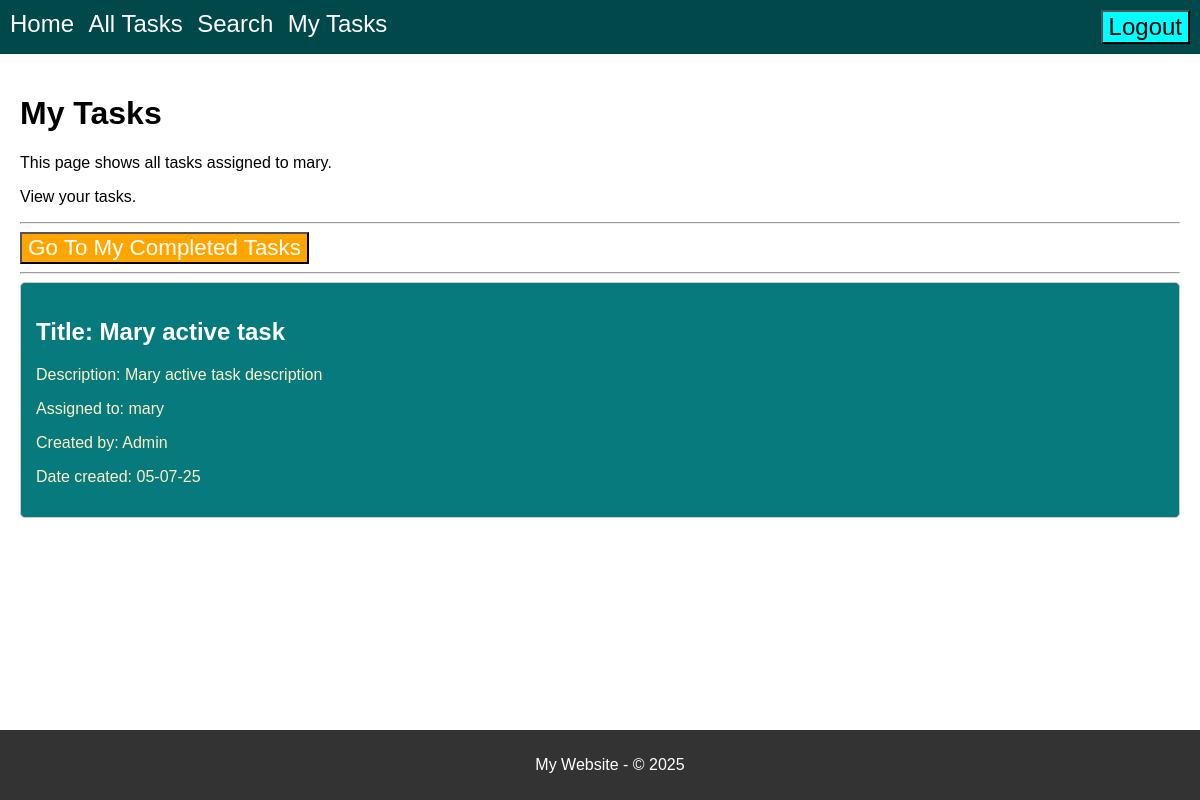
Page /my-tasks (signed in) on the committed database.
### model.py (models this page shows, shortened)
class Tasks(db.Model):
    __tablename__ = 'Tasks'
    id = db.Column(db.Integer, primary_key=True)
    title = db.Column(db.String(30), nullable=False)
    body = db.Column(db.String(200), nullable=False)
    assigned_to = db.Column(db.Integer, db.ForeignKey('Users.id'), nullable=True)
    created_by = db.Column(db.Integer, db.ForeignKey('Users.id'), nullable=True)
    date_created = db.Column(db.String(8), nullable=False)
    completed = db.Column(db.Integer, default=0)
    assigned_user = db.relationship('Users', foreign_keys=[assigned_to])
    creator_user = db.relationship('Users', foreign_keys=[created_by])

class Users(db.Model):
    __tablename__ = 'Users'
    id = db.Column(db.Integer, primary_key=True)
    username = db.Column(db.String(100), nullable=False, unique=True)
    password = db.Column(db.String(100), nullable=False)
    role = db.Column(db.String(50), nullable=False)

### routes.py (the view)
@app.route('/my-tasks')
def display_my_tasks():
    if CS.notLoggedIn():
        return redirect(url_for("display_login"))
    user_id = Users.query.filter_by(username=CS.getUsername()).first().id
    tasks = Tasks.query.filter_by(assigned_to=user_id, completed=0).all()
    task_list = map_tasks_to_usernames(tasks)
    return render_template(
        'my-tasks.html',
        title="My Tasks",
        content=f"This page shows all tasks assigned to {CS.getUsername()}.",
        tasks=task_list,
        CS=CS
    )

### current_session.py (called while the page is built)
    @staticmethod
    def isLoggedIn():
        status = "username" in session
        return status

    @staticmethod
    def notLoggedIn():
        return not CurrentSession.isLoggedIn()

    @staticmethod
    def getRole():
        print(f" User role is: {userRole}")
        return userRole

    @staticmethod
    def getUsername():
        username = session.get("username", None)  # Get username from session
        return username

### routes.py (called while the page is built)
def map_tasks_to_usernames(tasks):
    task_list = []
    for task in tasks:
        creator_username = "Admin" if task.created_by == 999 else "None"
        if task.created_by and task.created_by != 999:
            creator = Users.query.get(task.created_by)
            creator_username = creator.username if creator else "Unknown"
        assignee_username = "None"
        if task.assigned_to:
            assignee = Users.query.get(task.assigned_to)
            assignee_username = assignee.username if assignee else "Unknown"
        task_list.append({
            "id": task.id,
            "title": task.title,
            "body": task.body,
            "assigned_to": assignee_username,
            "created_by": creator_username,
            "date_created": task.date_created
        })
    return task_list

### Templates/my-tasks.html (shortened to what this page needs)
{% extends "base.html" %}
{% block page_title %} {{title}} {% endblock %}
{% block content %}
    <p>{{content}}</p>
    <p>View your tasks.</p>
    <hr>
    <button onclick="goToCompletedTasks()" class="task-pages-nav-btn">Go To My Completed Tasks</button>
    <hr>
    {% if tasks %}
        <div class="tasks-grid">
        {% for task in tasks %}
                <div class="task-card">
                    <h2 id="task-title">Title: {{ task.title }}</h2>
                    <p class="task-details">Description: {{ task.body }}</p>
                    <p class="task-details">Assigned to: {{ task.assigned_to }}</p>
                    <p class="task-details">Created by: {{ task.created_by }}</p>
                    <p class="task-details">Date created: {{ task.date_created }}</p>
                </div>
        {% endfor %}
        </div>
    {% endif %}
{% endblock %}

### Styles/style.css (style rules this page uses)
body { font-family: sans-serif; margin: 0; padding: 0; display: flex; flex-direction: column; min-height:100vh; }
.tasks-grid { display: flex; flex-wrap: wrap; gap: 20px; }
.task-card { flex: 1 1 calc(50% - 20px); box-sizing: border-box; padding: 15px; border: 1px solid #ccc; border-radius: 5px; background-color: #077A7D; }
#task-title { color:white; }
.task-details { color:rgb(255, 241, 198); }
.task-pages-nav-btn { font-size:1.4rem; color:White; background-color:orange; transition: transform 0.5s ease; }

### rows in the picture
Tasks: title "Mary active task", body "Mary active task description", date_created "05-07-25"
Users: assigned_to "mary"

### other values in the picture
{{ title }} "My Tasks"
{{ content }} "This page shows all tasks assigned to mary."
{{ task.created_by }} "Admin"
